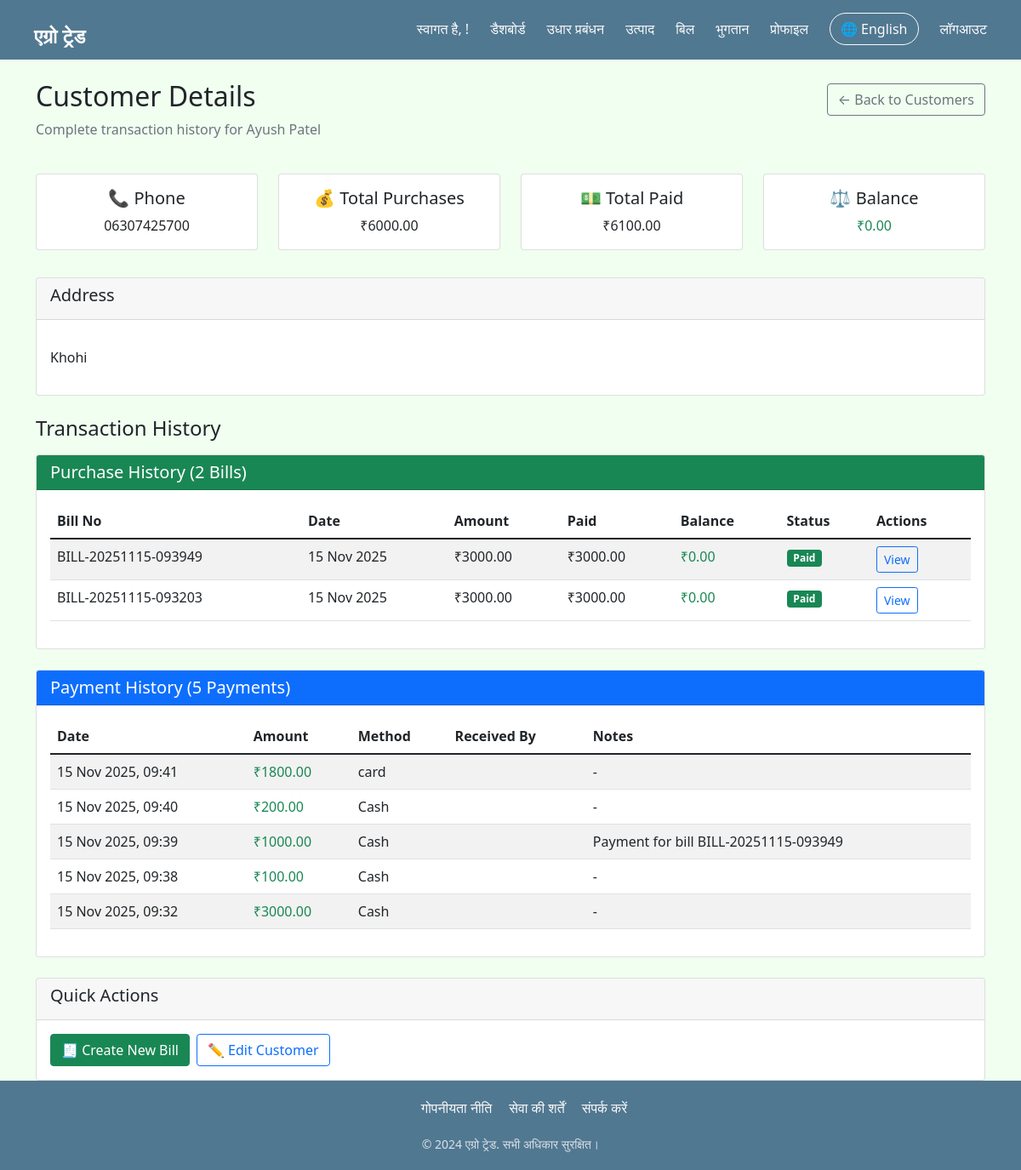
The app's page /customers/1/ (signed in), older data.
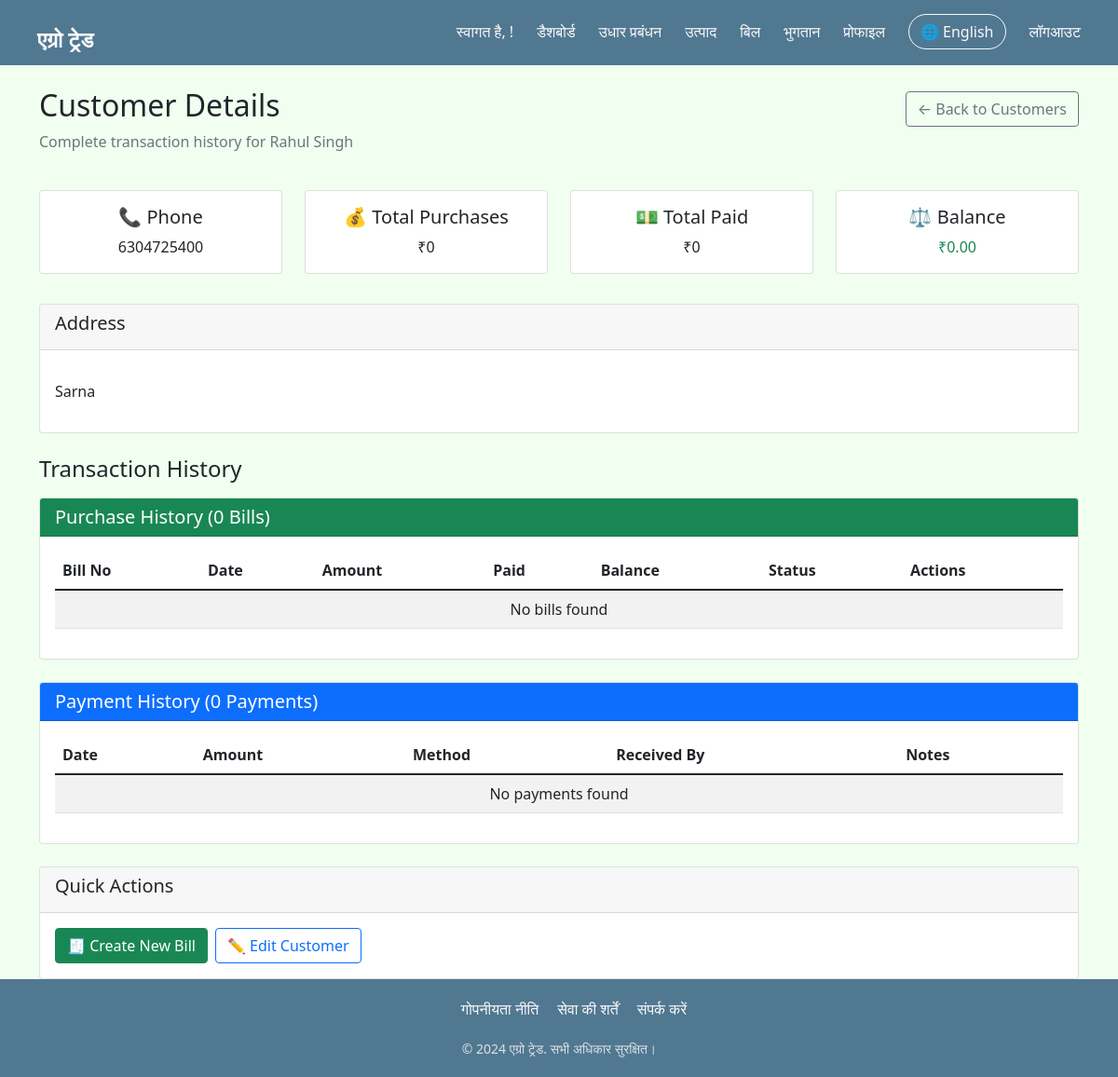
The same page, newer data.
### myApp/models.py (models this page shows, shortened)
class Customer(models.Model):
    name = models.CharField(max_length=100)
    phone = models.CharField(max_length=15, unique=True)
    address = models.TextField()
    outstanding_balance = models.DecimalField(max_digits=12, decimal_places=2, default=0)
    created_at = models.DateTimeField(auto_now_add=True)
    created_by = models.ForeignKey(User, on_delete=models.SET_NULL, null=True)

class Bill(models.Model):
    bill_number = models.CharField(max_length=20, unique=True)
    customer = models.ForeignKey(Customer, on_delete=models.CASCADE)
    date = models.DateTimeField(default=timezone.now)
    total_amount = models.DecimalField(max_digits=12, decimal_places=2)
    paid_amount = models.DecimalField(max_digits=12, decimal_places=2, default=0)
    remaining_amount = models.DecimalField(max_digits=12, decimal_places=2)
    payment_status = models.CharField(max_length=20, choices=[
        ('paid', 'Paid'),
        ('partial', 'Partial'),
        ('pending', 'Pending')
    ], default='pending')
    created_by = models.ForeignKey(User, on_delete=models.SET_NULL, null=True)

class Payment(models.Model):
    customer = models.ForeignKey(Customer, on_delete=models.CASCADE)
    bill = models.ForeignKey(Bill, on_delete=models.SET_NULL, null=True, blank=True)
    amount = models.DecimalField(max_digits=12, decimal_places=2)
    date = models.DateTimeField(default=timezone.now)
    payment_method = models.CharField(max_length=50, choices=[
        ('cash', 'Cash'),
        ('upi', 'UPI'),
        ('bank', 'Bank Transfer')
    ])
    received_by = models.ForeignKey(User, on_delete=models.SET_NULL, null=True)
    notes = models.TextField(blank=True)

### myApp/views.py (the view)
# urls.py: path('customers/<int:customer_id>/', views.customer_detail, name='customer_detail'),
@login_required
def customer_detail(request, customer_id):
    customer = get_object_or_404(Customer, id=customer_id)
    bills = Bill.objects.filter(customer=customer).order_by('-date').prefetch_related('items')
    payments = Payment.objects.filter(customer=customer).order_by('-date')
    total_bills = bills.count()
    total_paid = sum(payment.amount for payment in payments)
    total_purchases = sum(bill.total_amount for bill in bills)
    payment_history = []
    for payment in payments:
        payment_history.append({
            'type': 'payment',
            'date': payment.date,
            'amount': payment.amount,
            'details': f"Payment received - {payment.get_payment_method_display()}"
        })
    for bill in bills:
        payment_history.append({
            'type': 'purchase',
            'date': bill.date,
            'amount': bill.total_amount,
            'details': f"Purchase - {bill.bill_number}"
        })
    payment_history.sort(key=lambda x: x['date'], reverse=True)
    context = {
        'customer': customer,
        'bills': bills,
        'payments': payments,
        'payment_history': payment_history[:20],  # Last 20 transactions
        'total_bills': total_bills,
        'total_paid': total_paid,
        'total_purchases': total_purchases,
        'outstanding_balance': customer.outstanding_balance
    }
    return render(request, 'customer_detail.html', context)

### templates/customer_detail.html (shortened to what the changed rows need)
{% extends "base.html" %}
{% block content %}
<div class="row">
    <div class="col-12">
        <div class="d-flex justify-content-between align-items-center">
            <h2>Customer Details</h2>
            <a href="{% url 'customer_list' %}" class="btn btn-outline-secondary">
            </a>
        </div>
        <p class="text-muted">Complete transaction history for {{ customer.name }}</p>
    </div>
</div>
<div class="row mt-4">
    <div class="col-md-3 mb-3">
        <div class="card text-center">
            <div class="card-body">
                <h5 class="card-title">📞 Phone</h5>
                <p class="card-text">{{ customer.phone }}</p>
            </div>
        </div>
    </div>
    <div class="col-md-3 mb-3">
        <div class="card text-center">
            <div class="card-body">
                <h5 class="card-title">💰 Total Purchases</h5>
                <p class="card-text">₹{{ total_purchases }}</p>
            </div>
        </div>
    </div>
    <div class="col-md-3 mb-3">
        <div class="card text-center">
            <div class="card-body">
                <h5 class="card-title">💵 Total Paid</h5>
                <p class="card-text">₹{{ total_paid }}</p>
            </div>
        </div>
    </div>
    <div class="col-md-3 mb-3">
        <div class="card text-center">
            <div class="card-body">
                <h5 class="card-title">⚖️ Balance</h5>
                <p class="card-text {% if outstanding_balance > 0 %}text-danger{% else %}text-success{% endif %}">
                    ₹{{ outstanding_balance }}
                </p>
            </div>
        </div>
    </div>
</div>
<div class="row mt-3">
    <div class="col-12">
        <div class="card">
            <div class="card-body">
                <p class="card-text">{{ customer.address|linebreaks }}</p>
            </div>
        </div>
    </div>
</div>
<div class="row mt-4">
    <div class="col-12">
        <div class="card mt-3">
            <div class="card-header bg-success text-white">
                <h5 class="mb-0">Purchase History ({{ bills.count }} Bills)</h5>
            </div>
            <div class="card-body">
                <div class="table-responsive">
                    <table class="table table-striped">
                        <thead>
                            <tr>
                                <th>Bill No</th>
                                <th>Date</th>
                                <th>Amount</th>
                                <th>Paid</th>
                                <th>Balance</th>
                                <th>Status</th>
                                <th>Actions</th>
                            </tr>
                        </thead>
                        <tbody>
                            {% for bill in bills %}
                            <tr>
                                <td>{{ bill.bill_number }}</td>
                                <td>{{ bill.date|date:"d M Y" }}</td>
                                <td>₹{{ bill.total_amount }}</td>
                                <td>₹{{ bill.paid_amount }}</td>
                                <td class="{% if bill.remaining_amount > 0 %}text-danger{% else %}text-success{% endif %}">
                                    ₹{{ bill.remaining_amount }}
                                </td>
                                <td>
                                    <span class="badge {% if bill.payment_status == 'paid' %}bg-success{% elif bill.payment_status == 'partial' %}bg-warning{% else %}bg-danger{% endif %}">
                                        {{ bill.get_payment_status_display }}
                                    </span>
                                </td>
                                <td>
                                    <a href="{% url 'bill_detail' bill.id %}" class="btn btn-sm btn-outline-primary">
                                        View
                                    </a>
                                </td>
                            </tr>
                            {% empty %}
                            <tr>
                                <td colspan="7" class="text-center">No bills found</td>
                            </tr>
                            {% endfor %}
                        </tbody>
                    </table>
                </div>
            </div>
        </div>
        <div class="card mt-4">
            <div class="card-header bg-primary text-white">
                <h5 class="mb-0">Payment History ({{ payments.count }} Payments)</h5>
            </div>
            <div class="card-body">
                <div class="table-responsive">
                    <table class="table table-striped">
                        <thead>
                            <tr>
                                <th>Date</th>
                                <th>Amount</th>
                                <th>Method</th>
                                <th>Received By</th>
                                <th>Notes</th>
                            </tr>
                        </thead>
                        <tbody>
                            {% for payment in payments %}
                            <tr>
                                <td>{{ payment.date|date:"d M Y, H:i" }}</td>
                                <td class="text-success">₹{{ payment.amount }}</td>
                                <td>{{ payment.get_payment_method_display }}</td>
                                <td>{{ payment.received_by.get_full_name }}</td>
                                <td>{{ payment.notes|default:"-" }}</td>
                            </tr>
                            {% empty %}
                            <tr>
                                <td colspan="5" class="text-center">No payments found</td>
                            </tr>
                            {% endfor %}
                        </tbody>
                    </table>
                </div>
            </div>
        </div>
    </div>
</div>
{% endblock %}

Row changes from the older to the newer data that the page shows:
removed Bill: bill_number "BILL-20251115-093949", date "15 Nov 2025", total_amount "3000.00", paid_amount "3000.00", remaining_amount "0.00", payment_status "Paid"
no longer on this page (row edited): Bill: bill_number "BILL-20251115-093203", date "15 Nov 2025", total_amount "3000.00", paid_amount "3000.00", remaining_amount "0.00", payment_status "Paid"
removed Payment: date "15 Nov 2025, 09:41", amount "1800.00", payment_method "card", notes "-"
removed Payment: date "15 Nov 2025, 09:40", amount "200.00", payment_method "Cash", notes "-"
removed Payment: date "15 Nov 2025, 09:39", amount "1000.00", payment_method "Cash", notes "Payment for bill BILL-20251115-093949"
removed Payment: date "15 Nov 2025, 09:38", amount "100.00", payment_method "Cash", notes "-"
no longer on this page (row edited): Payment: date "15 Nov 2025, 09:32", amount "3000.00", payment_method "Cash", notes "-"
changed Customer: name "Ayush Patel" → "Rahul Singh"; phone "06307425700" → "6304725400"; address "Khohi" → "Sarna"
Text that changed along with them:
{{ total_purchases }}: "6000.00" → "0"
{{ total_paid }}: "6100.00" → "0"
{{ bills.count }}: "2" → "0"
{{ payments.count }}: "5" → "0"
text now shown: "No bills found No payments found"
